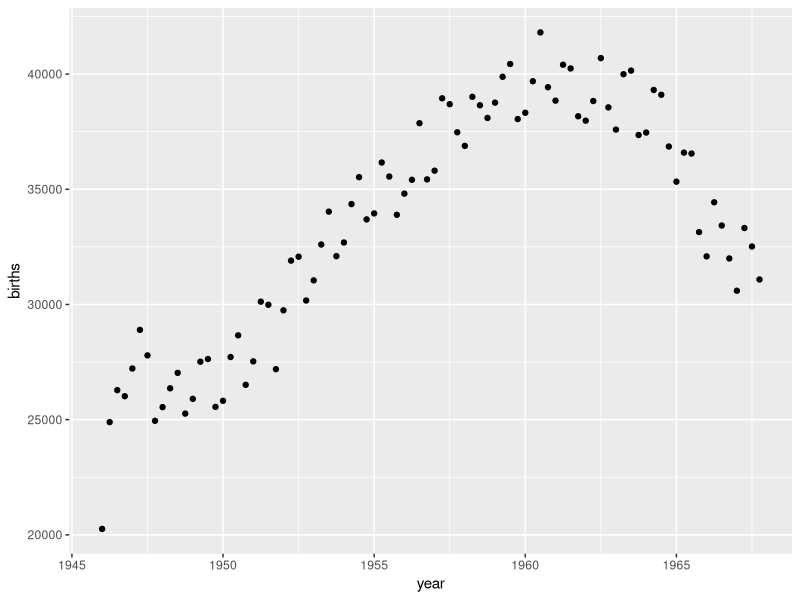
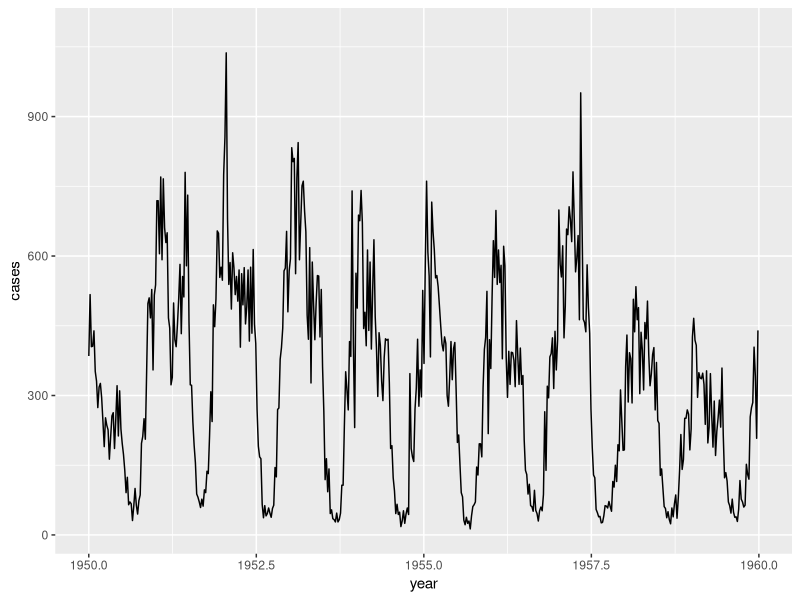
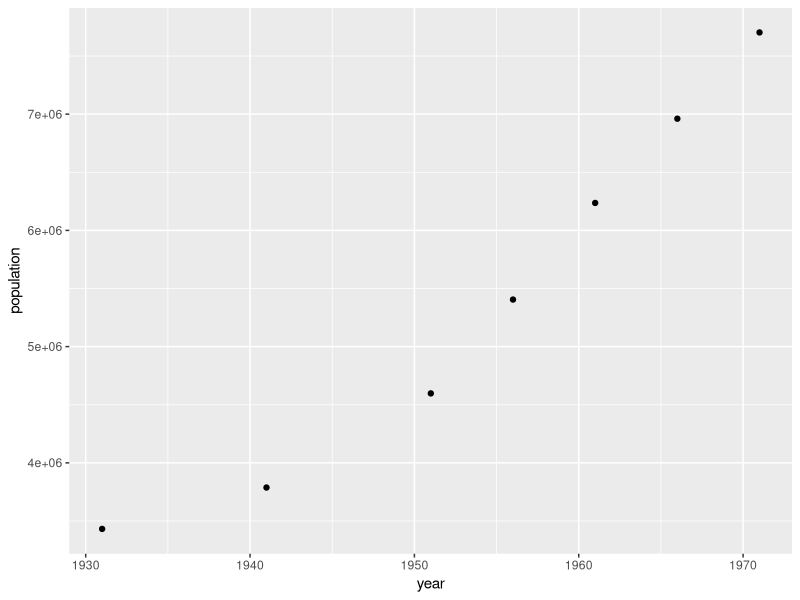

Write R code to recreate these figures, in order.
## ---- chunk 1
knitr::opts_knit$set(root.dir = "C:/Users/19226876/OneDrive - LA TROBE UNIVERSITY/PhD Year II/Workshops/210623_data driven modelling")
## ---- chunk 2
library(tidyverse)
## ---- chunk 3
births <- read.csv("data/births.csv")
cases <- read.csv("data/chicken_pox_cases.csv")
population <- read.csv("data/population.csv")
## ---- chunk 4
qplot(year, births, data = births)

ggplot(cases) +
  geom_line(aes(year, cases)) + xlim(1950, 1960)

qplot(year, population, data = population)
## ---- chunk 5
births_50s <- births %>% filter(year >= 1950 & year < 1960)
birth <- sum(births_50s$births)/(max(births_50s$year) - min(births_50s$year))
## ---- chunk 6
population_50s <- population %>% filter(year >= 1950 & year < 1960)
pop_diff <- (max(population_50s$population) - min(population$population))/(max(population_50s$year) - min(population_50s$year))
death_rate <- pop_diff - birth
